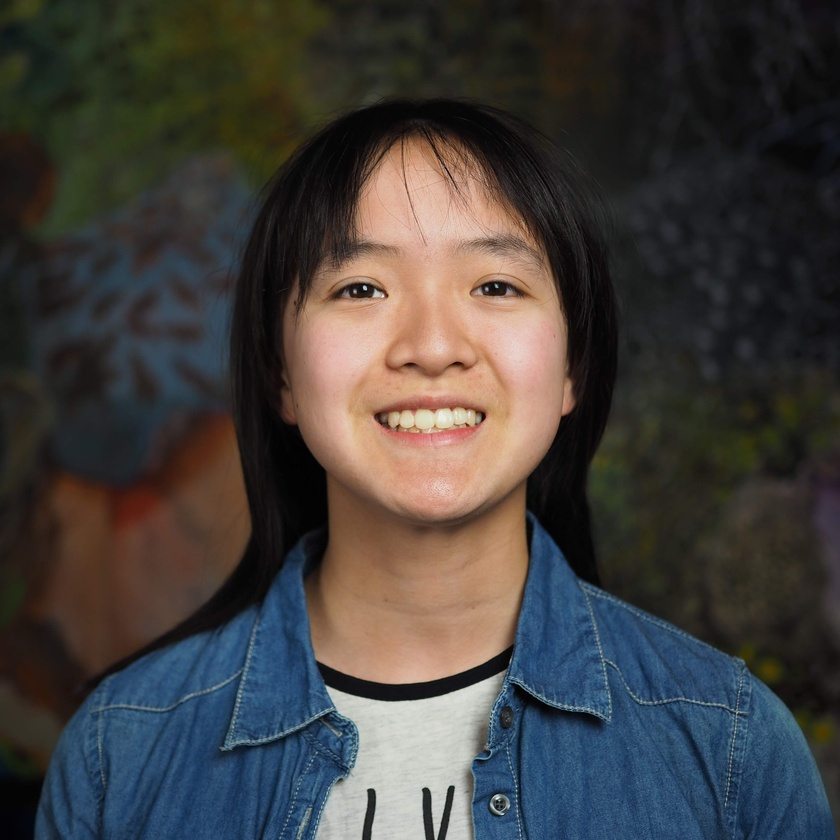
#> input picture scripts/faces/amy.jpg, 840 x 840 px, shrunk from 3451 x 3450 before the run, given in place of the camera
$ python picam.py   (older library calls are emulated)
#> lines starting #> are read from the running program, lines starting #| are printed output that depends on the picture; after the words box and inside, x2 and y2 are one past the last pixel; in counts of white or black regions, pixels touching at a corner belong together
import numpy as np
import cv2

def nothing(x):
    pass

win_name = "Visual"
cap = cv2.VideoCapture(0)
cv2.namedWindow(win_name)
cv2.createTrackbar('t1-1', win_name, 0, 255, nothing)
cv2.createTrackbar('t1-2', win_name, 0, 255, nothing)
cv2.createTrackbar('t1-3', win_name, 0, 255, nothing)
cv2.createTrackbar('t2-1', win_name, 255, 255, nothing)
cv2.createTrackbar('t2-2', win_name, 255, 255, nothing)
cv2.createTrackbar('t2-3', win_name, 255, 255, nothing)
while(True):
    # Capture frame-by-frame
    ret, frame = cap.read()
#> frame is the input picture: shape (840, 840, 3); mean B, G, R 61.5, 63.5, 66.7

    ## convert to hsv
    hsv = cv2.cvtColor(frame, cv2.COLOR_BGR2HSV)
#> hsv: shape (840, 840, 3); mean H, S, V 54.9, 85.7, 79.5

    ## mask of green (36,25,25) ~ (86, 255,255)
    # mask = cv2.inRange(hsv, (36, 25, 25), (86, 255,255))
    t11 = cv2.getTrackbarPos('t1-1', win_name)
    t12 = cv2.getTrackbarPos('t1-2', win_name)
    t13 = cv2.getTrackbarPos('t1-3', win_name)
    t21 = cv2.getTrackbarPos('t2-1', win_name)
    t22 = cv2.getTrackbarPos('t2-2', win_name)
    t23 = cv2.getTrackbarPos('t2-3', win_name)
    mask = cv2.inRange(hsv, (t11, t12, t13), (t21, t22, t23))
#> mask: shape (840, 840); every value is 255

    ## slice the green
    imask = mask>0
#> imask: shape (840, 840) bool; every value is 1
    color = np.zeros_like(frame, np.uint8)
    color[imask] = frame[imask]

    h, s, imgray = cv2.split(color)
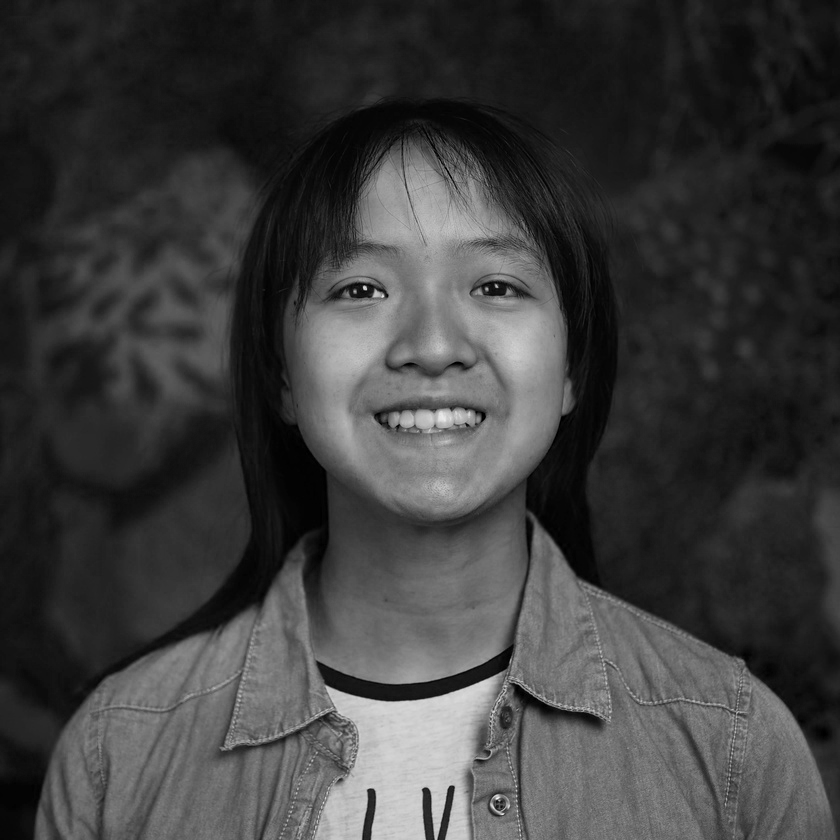
#> h: shape (840, 840); min 0, max 255, mean 61.5
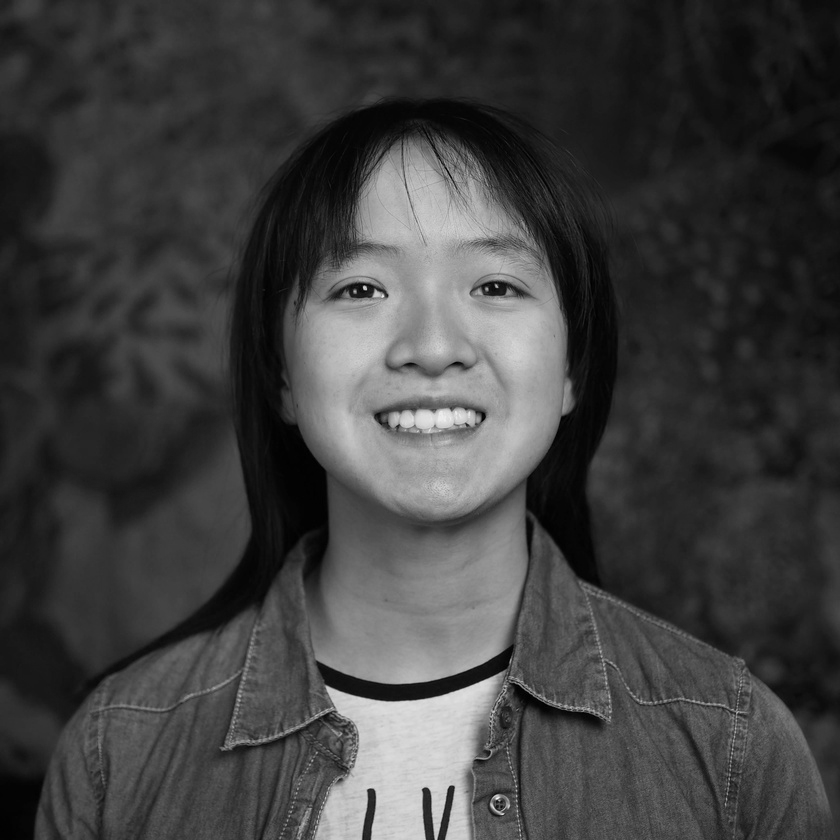
#> s: shape (840, 840); min 0, max 255, mean 63.5
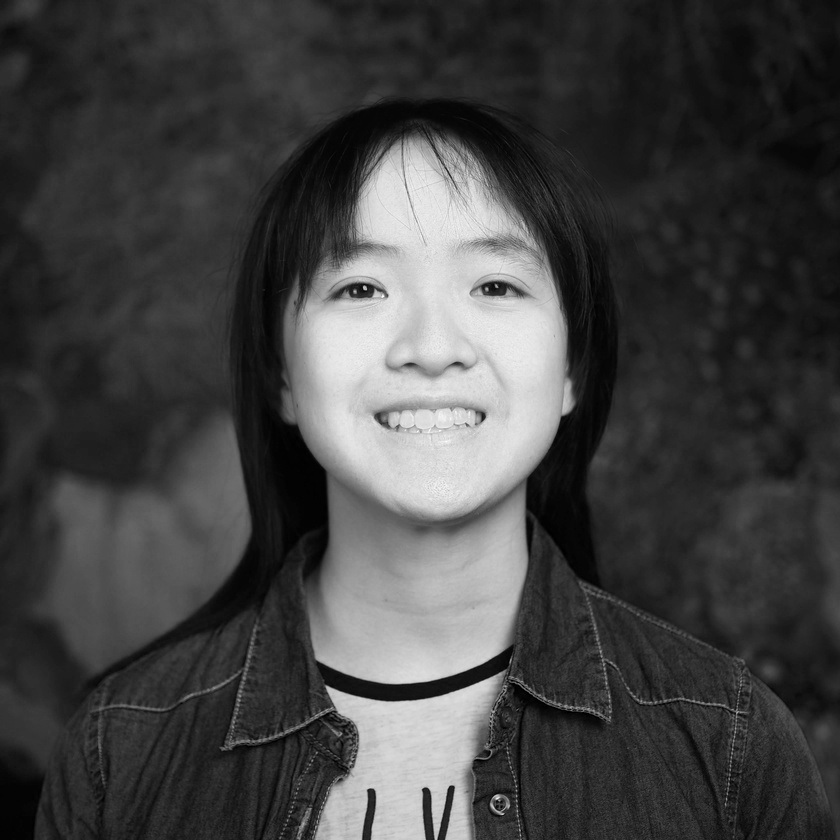
#> imgray: shape (840, 840); min 0, max 255, mean 66.7
    ret, thresh = cv2.threshold(imgray, 30, 255, 0)
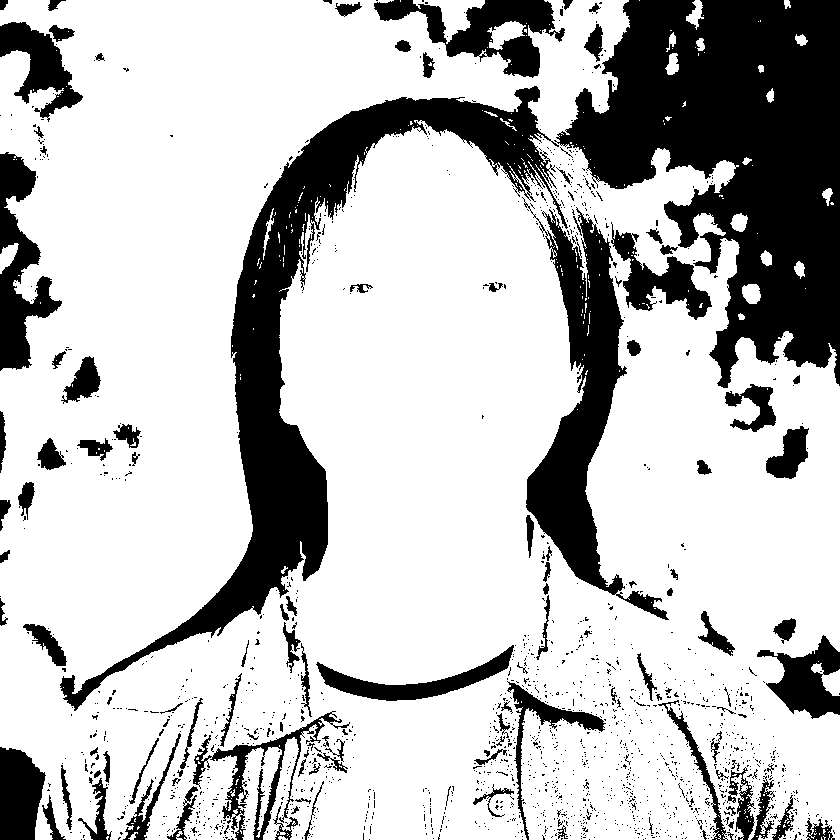
#> thresh: shape (840, 840); 74.7% white; 1676 black regions (1554 under 20 px)
    im2, contours, hierarchy = cv2.findContours(thresh, cv2.RETR_TREE, cv2.CHAIN_APPROX_SIMPLE)
#> contours = 2616 contours, 2442 with area under 20; largest, box (x1, y1, x2, y2) and area: (0, 0, 840, 840) 600632, (59, 85, 569, 712) 42278, (525, 207, 628, 596) 17769, (610, 223, 713, 321) 3598, (315, 644, 515, 702) 3292

    max_area=100
    ci=0
    for i in range(len(contours)):
        cnt=contours[i]
        area = cv2.contourArea(cnt)
        if(area>max_area):
            max_area=area
            ci=i
#> this loop made 2616 passes
#> (area, max_area) on passes 68, 131, 137, 142: (387.5, 387.5), (539.5, 539.5), (1042.5, 1042.5), (600631.5, 600631.5)
#> area on pass 18: 21
#> after the loop, ci = 141; max_area = 600631.5

	#Largest area contour
    if ci>=len(contours): #Passes if color cannot be found
        pass
    else:
        cnts = contours[ci]
#> cnts = contour of 5051 points, box (x1, y1, x2, y2) (0, 0, 840, 840), area 600632

    #Find convex hull
    hull = cv2.convexHull(cnts)
#> hull = contour of 10 points, box (x1, y1, x2, y2) (0, 0, 840, 840), area 666739

	#Find moments of the largest contour
    moments = cv2.moments(cnts)
#> moments = moments, m00 600631.5, centre m10/m00, m01/m00 = (390.7, 446.4)

    #Central mass of first order moments
    if moments['m00']!=0:
        cx = int(moments['m10']/moments['m00']) # cx = M10/M00
#> cx = 390
        cy = int(moments['m01']/moments['m00']) # cy = M01/M00
#> cy = 446
    centerMass=(cx,cy)
#> centerMass = (390, 446)

    #Draw center mass
    cv2.circle(frame,centerMass,7,[100,0,255],2)
    font = cv2.FONT_HERSHEY_SIMPLEX
    cv2.putText(frame,'Center',tuple(centerMass),font,2,(255,255,255),2)

    #Print x and y coordinates
    cv2.putText(frame,str(cx),(100,200),font,2,(255,255,255),2)
    cv2.putText(frame,str(cy),(100,300),font,2,(255,255,255),2)

    #Print bounding rectangle
    #x,y,w,h = cv2.boundingRect(cnts)
    #img = cv2.rectangle(frame,(x,y),(x+w,y+h),(0,255,0),2)

    cv2.drawContours(frame,[hull],-1,(255,255,255),2)
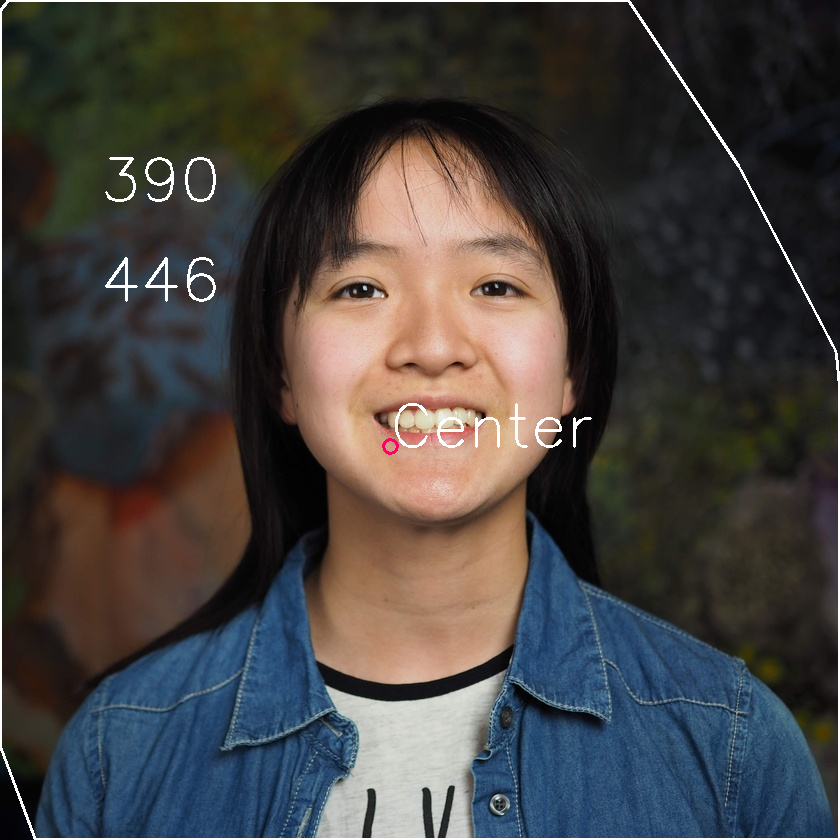
#> frame: shape (840, 840, 3); mean B, G, R 64.4, 66.3, 69.5


    img2 = cv2.drawContours(frame, contours, -1, (0,255,0), 5)
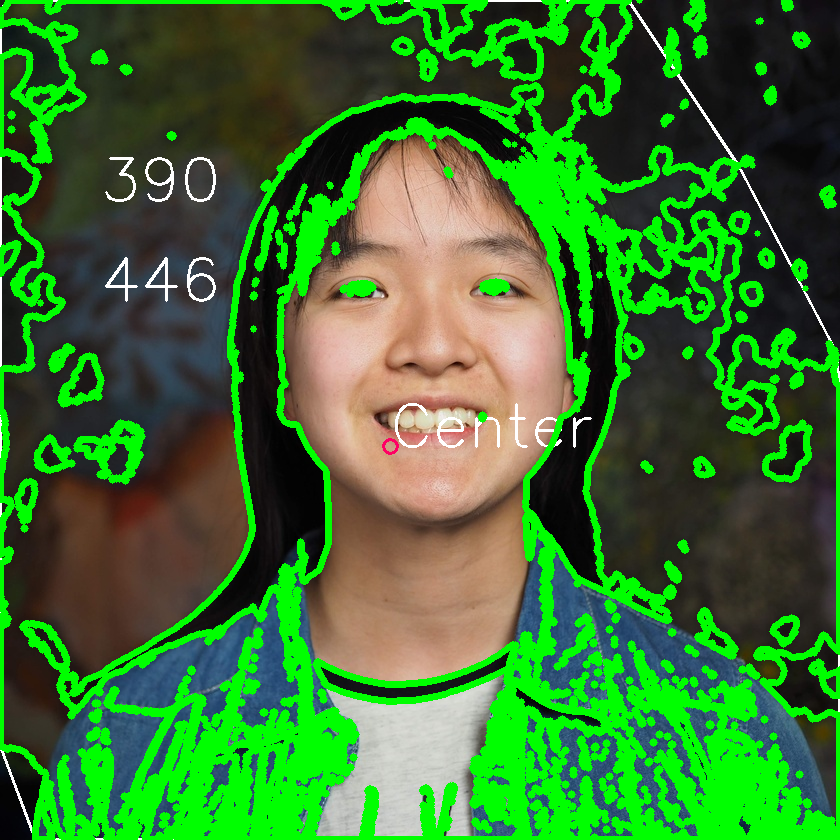
#> img2: shape (840, 840, 3); mean B, G, R 47.4, 115.3, 58.5

    # Display the resulting frame
    cv2.imshow(win_name,frame)
    if cv2.waitKey(1) & 0xFF == ord('q'):
#> (key q is pressed here)
        break

# When everything done, release the capture
cap.release()
cv2.destroyAllWindows()


# [21 lines of commented-out code are left out]
